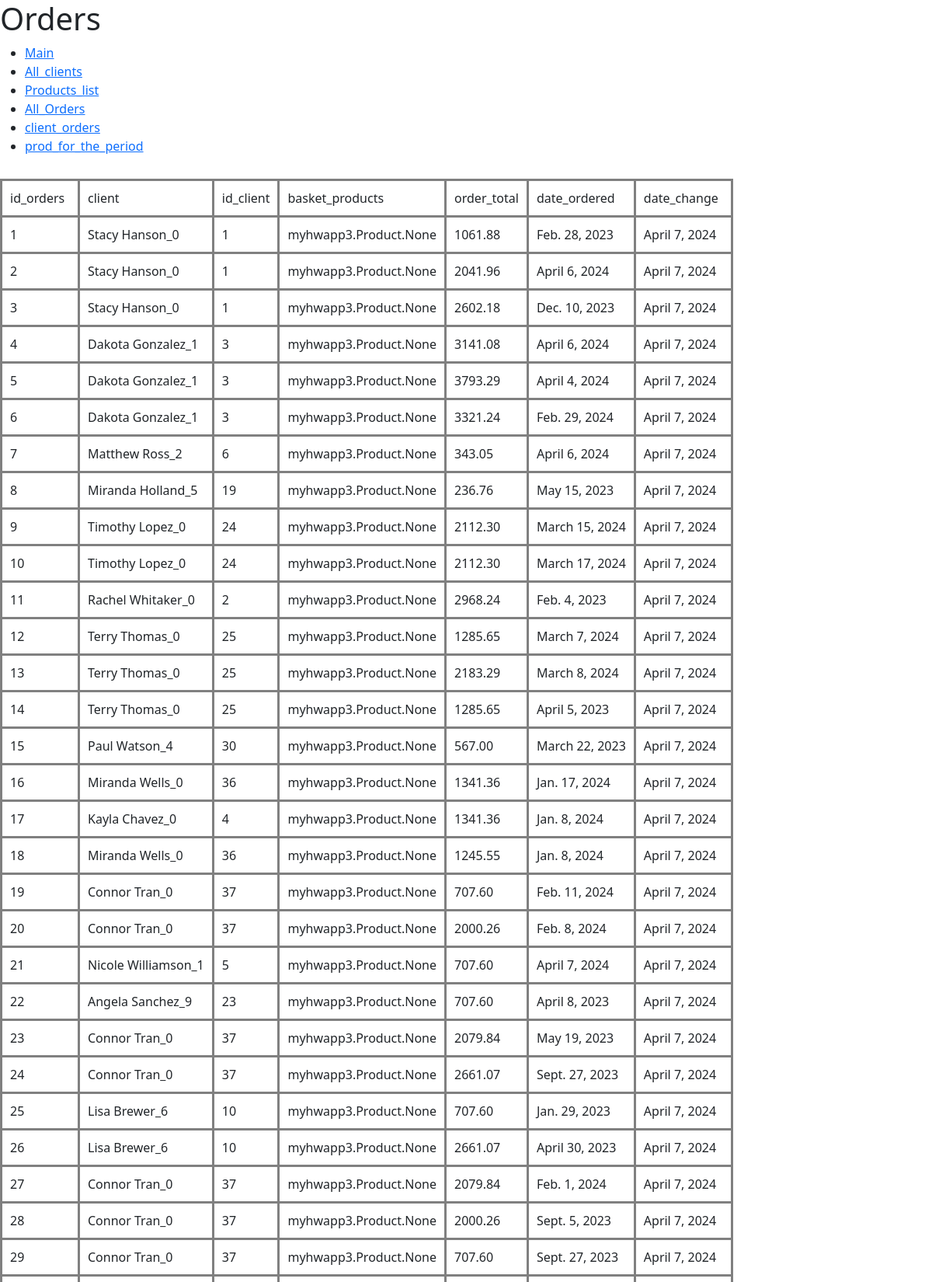
/hw3/get_orders/ (upper part), run on the app's committed database.
### myhwapp3/models.py (models this page shows, shortened)
class Order(models.Model):
    client_store = models.ForeignKey(Client, on_delete=models.CASCADE)
    basket_products = models.ManyToManyField(Product)
    order_total = models.DecimalField(max_digits=6, decimal_places=2, default=0)
    date_ordered = models.DateField()
    date_change = models.DateField(auto_now=True)
    is_active = models.BooleanField(default=True)

class Client(models.Model):
    name = models.CharField(max_length=100)
    email = models.EmailField()
    phone = models.CharField(max_length=100)
    address = models.CharField(max_length=100)
    date_reg = models.DateField(auto_now_add=True)
    is_active = models.BooleanField(default=True)

### myhwapp3/views.py (the view)
# urls.py: path('get_orders/', views.get_orders, name='get_orders'),
def get_orders(request):
    logger.info(f'{request} request received')
    orders = Order.objects.all()
    context = {'title': 'Orders',
               'items': orders}
    return render(request, 'myhwapp3/orders_list.html', context)

### myhwapp3/templates/myhwapp3/orders_list.html
{% extends 'myhwapp3/base.html' %}
{% block title %}
<h1 class="h1_header">{{ title }}</h1>
{% endblock %}
{% block content %}
<div style="display: flex; justify-content: left; align-items: center; margin-top: 30px;">
    <table style="border-collapse: collapse, width: 900px">
        <tr>
            <td style="border: 3px solid gray; padding: 10px; ">id_orders</td>
            <td style="border: 3px solid gray; padding: 10px">client</td>
            <td style="border: 3px solid gray; padding: 10px">id_client</td>
            <td style="border: 3px solid gray; padding: 10px">basket_products</td>
            <td style="border: 3px solid gray; padding: 10px">order_total</td>
            <td style="border: 3px solid gray; padding: 10px">date_ordered</td>
            <td style="border: 3px solid gray; padding: 10px">date_change</td>
        </tr>
        {% for item in items %}
        <tr>
            <td style="border: 3px solid gray; padding: 10px; width: 100px">{{ item.id }}</td>
            <td style="border: 3px solid gray; padding: 10px">{{ item.client_store.name }}</td>
            <td style="border: 3px solid gray; padding: 10px">{{ item.client_store.id }}</td>
            <td style="border: 3px solid gray; padding: 10px">{{ item.basket_products }}</td>
            <td style="border: 3px solid gray; padding: 10px">{{ item.order_total }}</td>
            <td style="border: 3px solid gray; padding: 10px">{{ item.date_ordered }}</td>
            <td style="border: 3px solid gray; padding: 10px">{{ item.date_change }}</td>
        </tr>
        {% endfor %}
    </table>
</div>
{% endblock %}

### data on the page
Order: id "1", client_store.name "Stacy Hanson_0", client_store.id "1", basket_products "myhwapp3.Product.None", order_total "1061.88", date_ordered "Feb. 28, 2023", date_change "April 7, 2024"
Order: id "2", client_store.name "Stacy Hanson_0", client_store.id "1", basket_products "myhwapp3.Product.None", order_total "2041.96", date_ordered "April 6, 2024", date_change "April 7, 2024"
Order: id "3", client_store.name "Stacy Hanson_0", client_store.id "1", basket_products "myhwapp3.Product.None", order_total "2602.18", date_ordered "Dec. 10, 2023", date_change "April 7, 2024"
Order: id "4", client_store.name "Dakota Gonzalez_1", client_store.id "3", basket_products "myhwapp3.Product.None", order_total "3141.08", date_ordered "April 6, 2024", date_change "April 7, 2024"
Order: id "5", client_store.name "Dakota Gonzalez_1", client_store.id "3", basket_products "myhwapp3.Product.None", order_total "3793.29", date_ordered "April 4, 2024", date_change "April 7, 2024"
Order: id "6", client_store.name "Dakota Gonzalez_1", client_store.id "3", basket_products "myhwapp3.Product.None", order_total "3321.24", date_ordered "Feb. 29, 2024", date_change "April 7, 2024"
Order: id "7", client_store.name "Matthew Ross_2", client_store.id "6", basket_products "myhwapp3.Product.None", order_total "343.05", date_ordered "April 6, 2024", date_change "April 7, 2024"
Order: id "8", client_store.name "Miranda Holland_5", client_store.id "19", basket_products "myhwapp3.Product.None", order_total "236.76", date_ordered "May 15, 2023", date_change "April 7, 2024"
Order: id "9", client_store.name "Timothy Lopez_0", client_store.id "24", basket_products "myhwapp3.Product.None", order_total "2112.30", date_ordered "March 15, 2024", date_change "April 7, 2024"
Order: id "10", client_store.name "Timothy Lopez_0", client_store.id "24", basket_products "myhwapp3.Product.None", order_total "2112.30", date_ordered "March 17, 2024", date_change "April 7, 2024"
Order: id "11", client_store.name "Rachel Whitaker_0", client_store.id "2", basket_products "myhwapp3.Product.None", order_total "2968.24", date_ordered "Feb. 4, 2023", date_change "April 7, 2024"
Order: id "12", client_store.name "Terry Thomas_0", client_store.id "25", basket_products "myhwapp3.Product.None", order_total "1285.65", date_ordered "March 7, 2024", date_change "April 7, 2024"
Order: id "13", client_store.name "Terry Thomas_0", client_store.id "25", basket_products "myhwapp3.Product.None", order_total "2183.29", date_ordered "March 8, 2024", date_change "April 7, 2024"
Order: id "14", client_store.name "Terry Thomas_0", client_store.id "25", basket_products "myhwapp3.Product.None", order_total "1285.65", date_ordered "April 5, 2023", date_change "April 7, 2024"
Order: id "15", client_store.name "Paul Watson_4", client_store.id "30", basket_products "myhwapp3.Product.None", order_total "567.00", date_ordered "March 22, 2023", date_change "April 7, 2024"
Order: id "16", client_store.name "Miranda Wells_0", client_store.id "36", basket_products "myhwapp3.Product.None", order_total "1341.36", date_ordered "Jan. 17, 2024", date_change "April 7, 2024"
Order: id "17", client_store.name "Kayla Chavez_0", client_store.id "4", basket_products "myhwapp3.Product.None", order_total "1341.36", date_ordered "Jan. 8, 2024", date_change "April 7, 2024"
Order: id "18", client_store.name "Miranda Wells_0", client_store.id "36", basket_products "myhwapp3.Product.None", order_total "1245.55", date_ordered "Jan. 8, 2024", date_change "April 7, 2024"
Order: id "19", client_store.name "Connor Tran_0", client_store.id "37", basket_products "myhwapp3.Product.None", order_total "707.60", date_ordered "Feb. 11, 2024", date_change "April 7, 2024"
Order: id "20", client_store.name "Connor Tran_0", client_store.id "37", basket_products "myhwapp3.Product.None", order_total "2000.26", date_ordered "Feb. 8, 2024", date_change "April 7, 2024"
Order: id "21", client_store.name "Nicole Williamson_1", client_store.id "5", basket_products "myhwapp3.Product.None", order_total "707.60", date_ordered "April 7, 2024", date_change "April 7, 2024"
Order: id "22", client_store.name "Angela Sanchez_9", client_store.id "23", basket_products "myhwapp3.Product.None", order_total "707.60", date_ordered "April 8, 2023", date_change "April 7, 2024"
Order: id "23", client_store.name "Connor Tran_0", client_store.id "37", basket_products "myhwapp3.Product.None", order_total "2079.84", date_ordered "May 19, 2023", date_change "April 7, 2024"
Order: id "24", client_store.name "Connor Tran_0", client_store.id "37", basket_products "myhwapp3.Product.None", order_total "2661.07", date_ordered "Sept. 27, 2023", date_change "April 7, 2024"
Order: id "25", client_store.name "Lisa Brewer_6", client_store.id "10", basket_products "myhwapp3.Product.None", order_total "707.60", date_ordered "Jan. 29, 2023", date_change "April 7, 2024"
Order: id "26", client_store.name "Lisa Brewer_6", client_store.id "10", basket_products "myhwapp3.Product.None", order_total "2661.07", date_ordered "April 30, 2023", date_change "April 7, 2024"
Order: id "27", client_store.name "Connor Tran_0", client_store.id "37", basket_products "myhwapp3.Product.None", order_total "2079.84", date_ordered "Feb. 1, 2024", date_change "April 7, 2024"
Order: id "28", client_store.name "Connor Tran_0", client_store.id "37", basket_products "myhwapp3.Product.None", order_total "2000.26", date_ordered "Sept. 5, 2023", date_change "April 7, 2024"
Order: id "29", client_store.name "Connor Tran_0", client_store.id "37", basket_products "myhwapp3.Product.None", order_total "707.60", date_ordered "Sept. 27, 2023", date_change "April 7, 2024"
